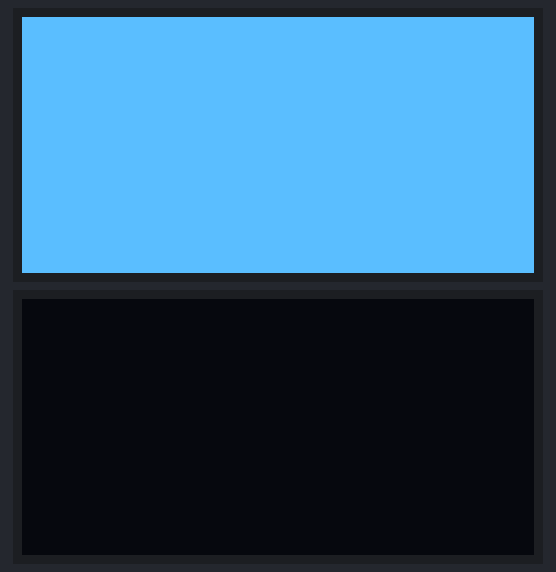
A sketch run on a simulated ESP32. Shown: 2 × 128×64 one-colour display. What the sketch prints to the serial monitor is not drawn.

Above: at 1.4 s.
At 2.9 s:
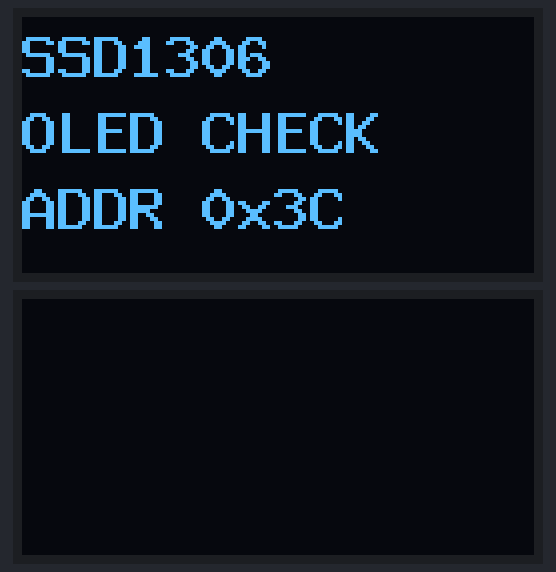
At 5.4 s:
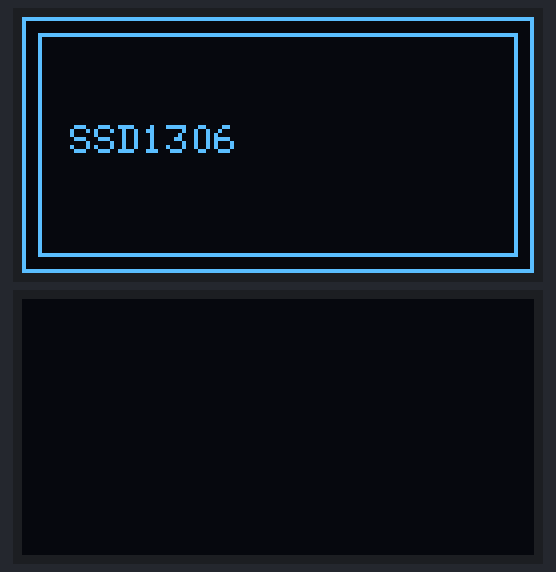
At 8.2 s:
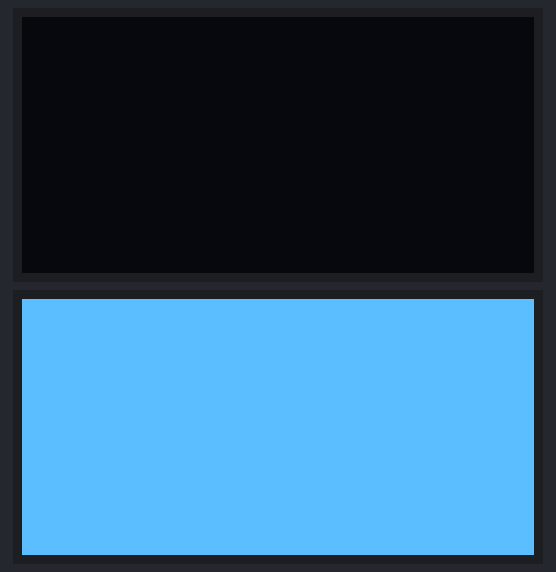
At 9.7 s:
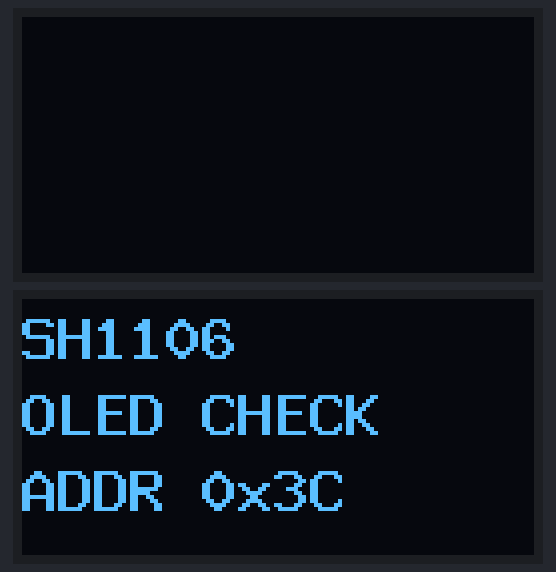
At 12.2 s:
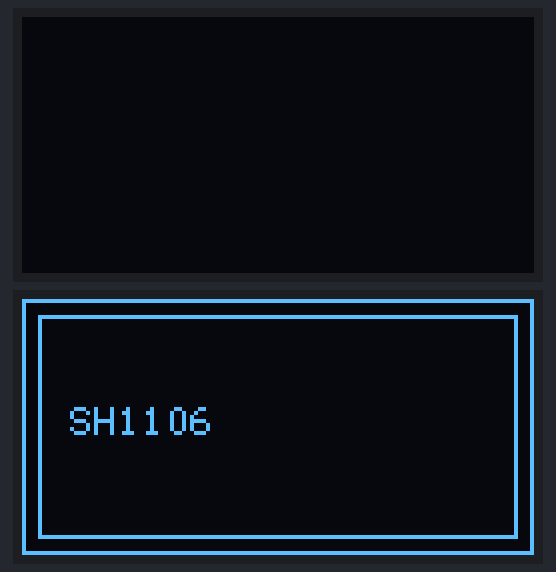

Measured:
- by itself, everything shown: repeats every 13.6 s, in 8 steps
- what the display in image 0 shows lasts 1.5 s, from 1.3 s to 2.8 s
- what the display in image 1 shows lasts 2.6 s, from 2.8 s to 5.4 s
- what the display in image 2 shows lasts 2.0 s, from 5.4 s to 7.4 s

The sketch:

oled_panel_check.ino
```cpp
#include <Arduino.h>
#include <Wire.h>
#include <U8g2lib.h>

constexpr uint8_t I2C_SDA_PIN = 21;
constexpr uint8_t I2C_SCL_PIN = 22;
constexpr uint8_t OLED_ADDRESS = 0x3C;
constexpr uint32_t I2C_CLOCK_HZ = 100000;

U8G2_SSD1306_128X64_NONAME_F_HW_I2C ssd1306(
    U8G2_R0,
    U8X8_PIN_NONE
);

U8G2_SH1106_128X64_NONAME_F_HW_I2C sh1106(
    U8G2_R0,
    U8X8_PIN_NONE
);

bool scanI2c() {
  bool oledFound = false;
  uint8_t foundCount = 0;

  Serial.print("i2c_addresses=");
  for (uint8_t address = 1; address < 127; address++) {
    Wire.beginTransmission(address);
    const uint8_t error = Wire.endTransmission();
    if (error == 0) {
      if (foundCount > 0) {
        Serial.print("|");
      }
      Serial.print("0x");
      if (address < 16) {
        Serial.print("0");
      }
      Serial.print(address, HEX);
      foundCount++;
      if (address == OLED_ADDRESS) {
        oledFound = true;
      }
    }
  }

  if (foundCount == 0) {
    Serial.print("none");
  }
  Serial.println();
  return oledFound;
}

void drawFullWhite(U8G2 &display, const char *driverName) {
  Serial.print("show_full_white driver=");
  Serial.println(driverName);
  display.clearBuffer();
  display.drawBox(0, 0, 128, 64);
  display.sendBuffer();
  delay(1500);
}

void drawText(U8G2 &display, const char *driverName) {
  Serial.print("show_text driver=");
  Serial.println(driverName);
  display.clearBuffer();
  display.setFont(u8g2_font_9x15B_tf);
  display.drawStr(0, 15, driverName);
  display.drawStr(0, 34, "OLED CHECK");
  display.drawStr(0, 53, "ADDR 0x3C");
  display.sendBuffer();
  delay(2500);
}

void drawBorder(U8G2 &display, const char *driverName) {
  Serial.print("show_border driver=");
  Serial.println(driverName);
  display.clearBuffer();
  display.drawFrame(0, 0, 128, 64);
  display.drawFrame(4, 4, 120, 56);
  display.setFont(u8g2_font_6x12_tf);
  display.drawStr(12, 34, driverName);
  display.sendBuffer();
  delay(2000);
}

void clearDisplay(U8G2 &display, const char *driverName) {
  Serial.print("clear driver=");
  Serial.println(driverName);
  display.clearBuffer();
  display.sendBuffer();
  delay(700);
}

void setup() {
  Serial.begin(115200);
  delay(1200);

  Wire.begin(I2C_SDA_PIN, I2C_SCL_PIN);
  Wire.setClock(I2C_CLOCK_HZ);

  Serial.println();
  Serial.println("M series OLED panel check");
  Serial.printf("SDA/SCL: GPIO%d/GPIO%d\n", I2C_SDA_PIN, I2C_SCL_PIN);
  Serial.printf("Expected OLED address: 0x%02X\n", OLED_ADDRESS);

  const bool oledFound = scanI2c();
  Serial.printf("oled_found=%s\n", oledFound ? "true" : "false");

  ssd1306.setI2CAddress(OLED_ADDRESS << 1);
  sh1106.setI2CAddress(OLED_ADDRESS << 1);

  const bool ssdStarted = ssd1306.begin();
  ssd1306.setContrast(255);
  Serial.printf("ssd1306_begin=%s\n", ssdStarted ? "true" : "false");

  const bool shStarted = sh1106.begin();
  sh1106.setContrast(255);
  Serial.printf("sh1106_begin=%s\n", shStarted ? "true" : "false");
}

void loop() {
  drawFullWhite(ssd1306, "SSD1306");
  drawText(ssd1306, "SSD1306");
  drawBorder(ssd1306, "SSD1306");
  clearDisplay(ssd1306, "SSD1306");

  drawFullWhite(sh1106, "SH1106");
  drawText(sh1106, "SH1106");
  drawBorder(sh1106, "SH1106");
  clearDisplay(sh1106, "SH1106");
}
```
